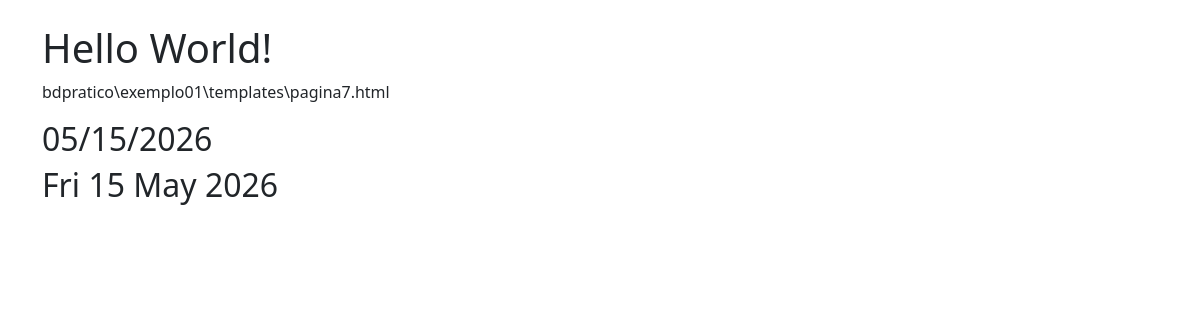
Page /pagina7 on the earlier database version.
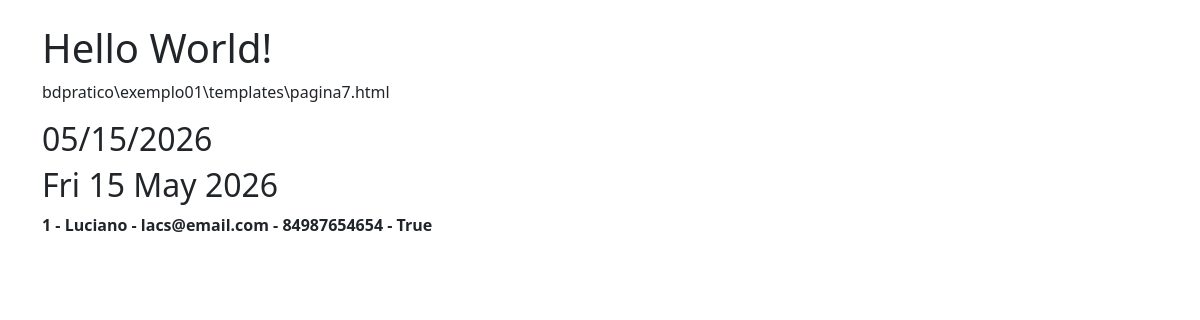
Same page on the later database version.
### exemplo01/models.py (models this page shows, shortened)
class Pessoa(models.Model):
    nome = models.CharField(max_length=50, null=False, blank=False, verbose_name='Nome')
    email = models.CharField(max_length=50, null=False, blank=False, verbose_name='eMail')
    celular = models.CharField(max_length=20, null=True, blank=True, verbose_name='celular')
    funcao = models.CharField(max_length=30, null=True, blank=True, verbose_name='Funcao')
    nascimento = models.DateField(null=True, blank=True, verbose_name='Nascimento')
    ativo = models.BooleanField(default=True, verbose_name='Ativo')
    class Meta:
        ordering = ['nome', 'funcao']

### exemplo01/views.py (the view)
# urls.py: path('pagina7', views.pagina7, name='pagina7_alias'),
def pagina7(request):
    from datetime import date
    dicionario = {}
    registros = Pessoa.objects.all()
    dicionario['pessoas'] = registros
    dicionario['data'] = date.today()
    return render(request, 'pagina7.html', dicionario)

### exemplo01/templates/pagina7.html (shortened to what this page needs)
{% load static %}
<!DOCTYPE html>
<html lang="pt-br">
<head>
    <link href="https://cdn.jsdelivr.net/npm/bootstrap@5.3.0/dist/css/bootstrap.min.css" rel="stylesheet">
</head>
<body>
    <div class="container mt-4">
        <h1>Hello World!</h1>
        <p>bdpratico\exemplo01\templates\pagina7.html</p>
        <h2>{{ data|date:"SHORT_DATE_FORMAT" }}</h2>
        <h2>{{ data|date:"D d M Y" }}</h2>
        {% for regs in pessoas %}
        <p>
            {% if regs.ativo %}
                <strong>
                    {{ forloop.counter }} - {{ regs.nome }} - {{ regs.email }} - {{ regs.celular }} - {{ regs.ativo }}
                </strong>
            {% else %}
                {{ forloop.counter }} - {{ regs.nome }} - {{ regs.email }} - {{ regs.celular }} - {{ regs.ativo }}
            {% endif %}
        </p>
        {% endfor %}
    </div>
</body>
</html>

Differences in the rows shown:
added Pessoa: nome "Luciano", email "lacs@email.com", celular "84987654654", ativo "True"
